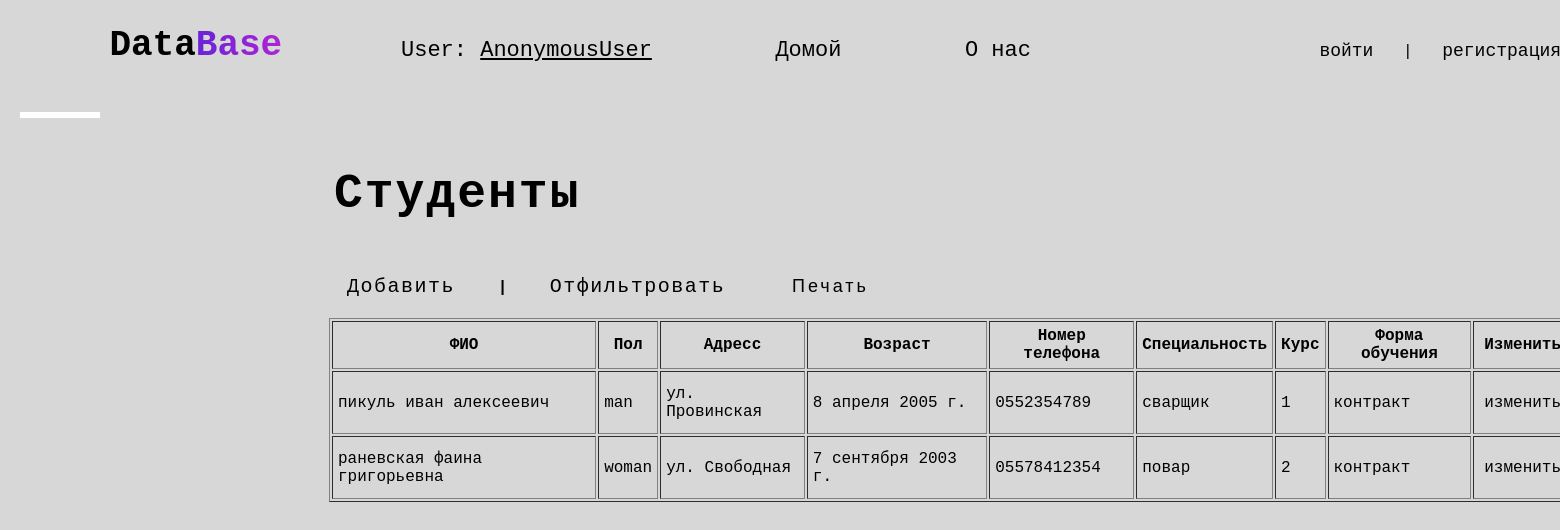
/db/student/, run on the app's committed database.
### student_db/models.py (models this page shows, shortened)
class Student(models.Model):
    name = models.CharField(max_length=50)
    middle_name = models.CharField(max_length=50)
    last_name = models.CharField(max_length=50)
    sex = models.CharField(max_length=50, choices=[('man', 'мужчина'), ('woman', 'женщина')], default='')
    age = models.DateField('data')
    phone = models.CharField(max_length=20)
    address = models.CharField(max_length=100)
    speciality = models.ForeignKey(Speciality, on_delete=models.CASCADE, null=True)
    course = models.CharField(max_length=50, choices=[('1', '1'), ('2', '2')], default='1', null=True)
    form_education = models.CharField(max_length=50, choices=[('контракт', 'контракт'), ('бюджет', 'бюджет')])

class Speciality(models.Model):
    name = models.CharField(max_length=100)
    teacher = models.ForeignKey(Teacher, on_delete=models.CASCADE, null=True)
    course = models.CharField(max_length=50, choices=[("два года", "два года"),
                                                      ("три месяца", "три месяца"),
                                                      ("год (после 9)", "год (после 9)"),
                                                      ("год (после 9 и 11)", "год (после 9 и 11)")],
                              unique=True, null=True)
    education_form = models.CharField(max_length=50, choices=[('контракт', 'контракт'), ('бюджет', 'бюджет')])
    for_edu = models.CharField(max_length=10, choices=[('9', '9'), ('11', '11'), ('9 и 11', '9 и 11')], null=True)
    def __str__(self):
        return self.name

### student_db/views.py (the view)
# urls.py: path('student/', views.student_list, name='student_list'),
def student_list(request):
    students = Student.objects.all().order_by('middle_name')
    context = {'students': students}
    return render(request, 'student_db/student_list.html', context)

### student_db/templates/student_db/student_list.html (shortened to what this page needs)
{% extends 'db.html' %}
{% load static %}
{% block content %}
<link rel="stylesheet" href="{% static 'css/list.css' %}">
  <div class="func">
    <h1>Студенты</h1>
      <a href="{% url 'student:student_create' %}">Добавить</a> <b>|</b>
      <a href="{% url 'student:student_filter' %}">Отфильтровать</a>
      <button id="printButton">Печать</button>
  </div>
      <table border="1"  width="1347px">
          <tr>
              <th>ФИО</th>
              <th>Пол</th>
              <th>Адресс</th>
              <th>Возраст</th>
              <th>Номер телефона</th>
              <th>Специальность</th>
              <th>Курс</th>
              <th>Форма обучения</th>
              <th>Изменить</th>
          </tr>
          {% for student in students %}
              <tr>
                  <td>{{ student.middle_name }} {{ student.name }} {{ student.last_name }}</td>
                  <td>{{ student.sex }}</td>
                  <td>{{ student.address }}</td>
                  <td>{{ student.age }}</td>
                  <td>{{ student.phone }}</td>
                  <td>{{ student.speciality }}</td>
                  <td>{{ student.course }}</td>
                  <td>{{ student.form_education }}</td>
                  <td><a href="">изменить</a></td>
              </tr>
          {% empty %}
              <tr>
                <td colspan="10" style="padding: 15px;
                                       text-align: center;">Ещё нет студентов.</td>
              </tr>
          {% endfor %}
    </table>
{% endblock content %}

### static/css/db.css (style rules this page uses)
* { margin: 0; padding: 0; box-sizing: border-box; }
body { background: #000; color: white; font-family: 'Courier New', monospace; }

### static/css/list.css (style rules this page uses)
* { margin: 0; padding: 0; box-sizing: border-box; }
body { background: #d7d7d7; color: black; font-family: 'Courier New', monospace; }
body { margin: 0; padding: 0; box-sizing: border-box; }
.func { width: 650px; height: 220px; position: relative; top: 32px; left: 44px; }
.func h1 { padding: 15px 20px; width: 500px; font-size: 48px; letter-spacing: 2px; color: black; margin-bottom: 30px; }
.func a { margin: 20px ; color: black; font-size: 20px; font-weight: 400; letter-spacing: 1.5px; text-decoration: none; padding: 10px 13px; transition-duration: .5s; }
.func button { background: transparent; border: none; padding: 10px 24px; font-size: 18px; font-weight: 500; letter-spacing: 3px; border-radius: 5px; transition-duration: .5s; }
table { position: absolute; top: 318px; left: 329px; }
table * { color: black; padding: 5px; text-decoration: none; }

### data on the page
Student: middle_name "пикуль", name "иван", last_name "алексеевич", sex "man", address "ул. Провинская", age "8 апреля 2005 г.", phone "0552354789", speciality "сварщик", course "1", form_education "контракт"
Student: middle_name "раневская", name "фаина", last_name "григорьевна", sex "woman", address "ул. Свободная", age "7 сентября 2003 г.", phone "05578412354", speciality "повар", course "2", form_education "контракт"

### other printed values
{{ user }} "AnonymousUser"
